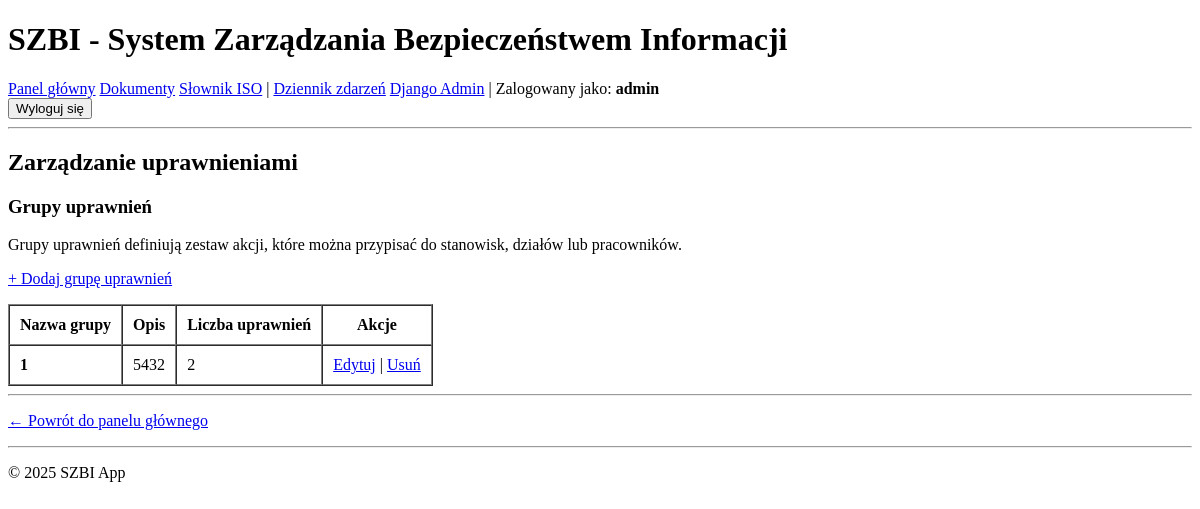
/uprawnienia/ (signed in), run on an earlier commit of the app's database.
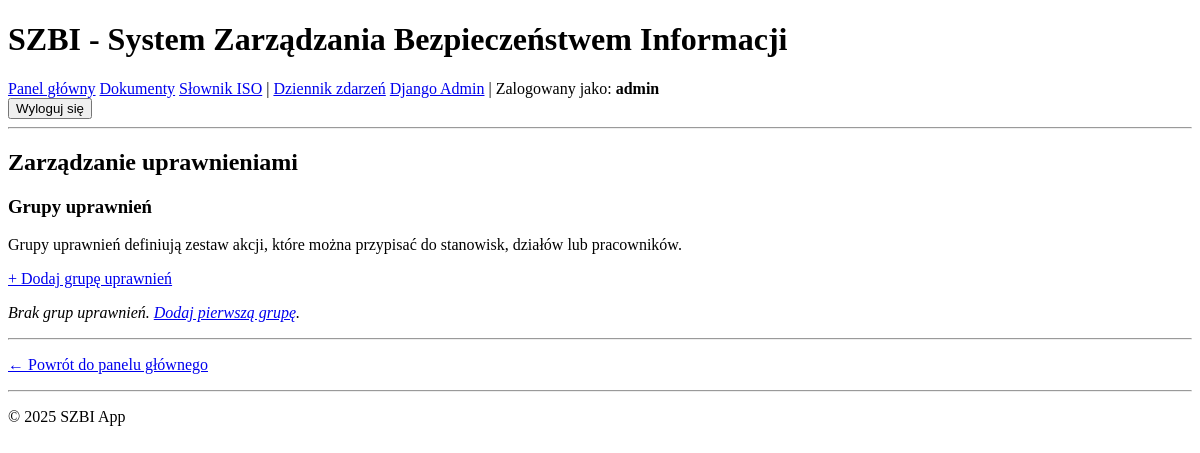
And on a later commit of the database.
### core/models.py (models this page shows, shortened)
class PermissionGroup(models.Model):
    name = models.CharField(max_length=255, verbose_name="Nazwa grupy")
    description = models.TextField(verbose_name="Opis", blank=True)
    permissions = models.ManyToManyField(
        Permission,
        blank=True,
        related_name='groups',
        verbose_name="Uprawnienia"
    )
    created_at = models.DateTimeField(auto_now_add=True, verbose_name="Data utworzenia")
    updated_at = models.DateTimeField(auto_now=True, verbose_name="Data modyfikacji")
    class Meta:
        verbose_name = "Grupa uprawnień"
        verbose_name_plural = "Grupy uprawnień"
        ordering = ['name']

### core/views.py (the view)
# urls.py: path('uprawnienia/', views.permission_list, name='permission_list'),
@login_required
@user_passes_test(is_admin)
def permission_list(request):
    permissions = Permission.objects.all().order_by('category', 'name')
    permission_groups = PermissionGroup.objects.prefetch_related('permissions').all()
    permissions_by_category = {}
    for perm in permissions:
        cat = perm.category
        cat_display = perm.get_category_display()
        if cat not in permissions_by_category:
            permissions_by_category[cat] = {
                'label': cat_display,
                'permissions': []
            }
        permissions_by_category[cat]['permissions'].append(perm)
    return render(request, 'core/permission_list.html', {
        'permissions_by_category': permissions_by_category,
        'permission_groups': permission_groups,
        'total_permissions': permissions.count(),
    })

### core/views.py (called while the page is built)
def is_admin(user):
    return user.is_staff or user.is_superuser

### templates/core/permission_list.html (shortened to what this page needs)
{% extends "base.html" %}
{% block content %}
<h2>Zarządzanie uprawnieniami</h2>
<h3>Grupy uprawnień</h3>
<p>Grupy uprawnień definiują zestaw akcji, które można przypisać do stanowisk, działów lub pracowników.</p>
<p>
    <a href="{% url 'core:permission_group_create' %}">+ Dodaj grupę uprawnień</a>
</p>
{% if permission_groups %}
<table border="1" cellpadding="10" cellspacing="0">
    <thead>
        <tr>
            <th>Nazwa grupy</th>
            <th>Opis</th>
            <th>Liczba uprawnień</th>
            <th>Akcje</th>
        </tr>
    </thead>
    <tbody>
        {% for group in permission_groups %}
        <tr>
            <td><strong>{{ group.name }}</strong></td>
            <td>{{ group.description|default:"-" }}</td>
            <td>{{ group.permissions.count }}</td>
            <td>
                <a href="{% url 'core:permission_group_update' pk=group.pk %}">Edytuj</a> |
                <a href="{% url 'core:permission_group_delete' pk=group.pk %}">Usuń</a>
            </td>
        </tr>
        {% endfor %}
    </tbody>
</table>
{% else %}
<p><em>Brak grup uprawnień. <a href="{% url 'core:permission_group_create' %}">Dodaj pierwszą grupę</a>.</em></p>
{% endif %}
<hr>
<p><a href="{% url 'core:dashboard' %}">← Powrót do panelu głównego</a></p>
{% endblock %}

What changed in the data, as far as the page shows it:
removed PermissionGroup: name "1", description "5432", permissions.count "2"
Also different on the page:
text no longer shown: "Nazwa grupy Opis Liczba uprawnień Akcje"
text now shown: "Brak grup uprawnień. Dodaj pierwszą grupę ."
